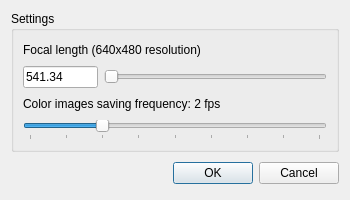
<?xml version="1.0" encoding="UTF-8"?>
<ui version="4.0">
 <class>Dialog</class>
 <widget class="QDialog" name="Dialog">
  <property name="geometry">
   <rect>
    <x>0</x>
    <y>0</y>
    <width>350</width>
    <height>200</height>
   </rect>
  </property>
  <property name="minimumSize">
   <size>
    <width>350</width>
    <height>200</height>
   </size>
  </property>
  <property name="maximumSize">
   <size>
    <width>350</width>
    <height>200</height>
   </size>
  </property>
  <property name="windowTitle">
   <string>Settings</string>
  </property>
  <layout class="QVBoxLayout" name="verticalLayout">
   <item>
    <widget class="QGroupBox" name="groupBox">
     <property name="sizePolicy">
      <sizepolicy hsizetype="Preferred" vsizetype="Expanding">
       <horstretch>0</horstretch>
       <verstretch>0</verstretch>
      </sizepolicy>
     </property>
     <property name="title">
      <string>Settings</string>
     </property>
     <layout class="QVBoxLayout" name="verticalLayout_2">
      <item>
       <widget class="QLabel" name="focalLengthLabel">
        <property name="text">
         <string>Focal length (640х480 resolution)</string>
        </property>
       </widget>
      </item>
      <item>
       <layout class="QHBoxLayout" name="horizontalLayout">
        <item>
         <widget class="QLineEdit" name="focalEdit">
          <property name="maximumSize">
           <size>
            <width>75</width>
            <height>200</height>
           </size>
          </property>
          <property name="text">
           <string>541.34</string>
          </property>
         </widget>
        </item>
        <item>
         <widget class="QSlider" name="focalSlider">
          <property name="minimum">
           <number>400</number>
          </property>
          <property name="maximum">
           <number>700</number>
          </property>
          <property name="orientation">
           <enum>Qt::Horizontal</enum>
          </property>
         </widget>
        </item>
       </layout>
      </item>
      <item>
       <widget class="QLabel" name="freqLabel">
        <property name="text">
         <string>Color images saving frequency: 2 fps</string>
        </property>
       </widget>
      </item>
      <item>
       <widget class="QSlider" name="freqSlider">
        <property name="minimum">
         <number>10</number>
        </property>
        <property name="maximum">
         <number>50</number>
        </property>
        <property name="value">
         <number>20</number>
        </property>
        <property name="orientation">
         <enum>Qt::Horizontal</enum>
        </property>
        <property name="tickPosition">
         <enum>QSlider::TicksBelow</enum>
        </property>
        <property name="tickInterval">
         <number>5</number>
        </property>
       </widget>
      </item>
     </layout>
    </widget>
   </item>
   <item>
    <layout class="QHBoxLayout">
     <property name="spacing">
      <number>6</number>
     </property>
     <property name="leftMargin">
      <number>0</number>
     </property>
     <property name="topMargin">
      <number>0</number>
     </property>
     <property name="rightMargin">
      <number>0</number>
     </property>
     <property name="bottomMargin">
      <number>0</number>
     </property>
     <item>
      <spacer>
       <property name="orientation">
        <enum>Qt::Horizontal</enum>
       </property>
       <property name="sizeHint" stdset="0">
        <size>
         <width>131</width>
         <height>31</height>
        </size>
       </property>
      </spacer>
     </item>
     <item>
      <widget class="QPushButton" name="okButton">
       <property name="text">
        <string>OK</string>
       </property>
      </widget>
     </item>
     <item>
      <widget class="QPushButton" name="cancelButton">
       <property name="text">
        <string>Cancel</string>
       </property>
      </widget>
     </item>
    </layout>
   </item>
  </layout>
 </widget>
 <resources/>
 <connections>
  <connection>
   <sender>okButton</sender>
   <signal>clicked()</signal>
   <receiver>Dialog</receiver>
   <slot>accept_click()</slot>
   <hints>
    <hint type="sourcelabel">
     <x>278</x>
     <y>253</y>
    </hint>
    <hint type="destinationlabel">
     <x>96</x>
     <y>254</y>
    </hint>
   </hints>
  </connection>
  <connection>
   <sender>cancelButton</sender>
   <signal>clicked()</signal>
   <receiver>Dialog</receiver>
   <slot>reject()</slot>
   <hints>
    <hint type="sourcelabel">
     <x>369</x>
     <y>253</y>
    </hint>
    <hint type="destinationlabel">
     <x>179</x>
     <y>282</y>
    </hint>
   </hints>
  </connection>
 </connections>
 <slots>
  <slot>accept_click()</slot>
 </slots>
</ui>
